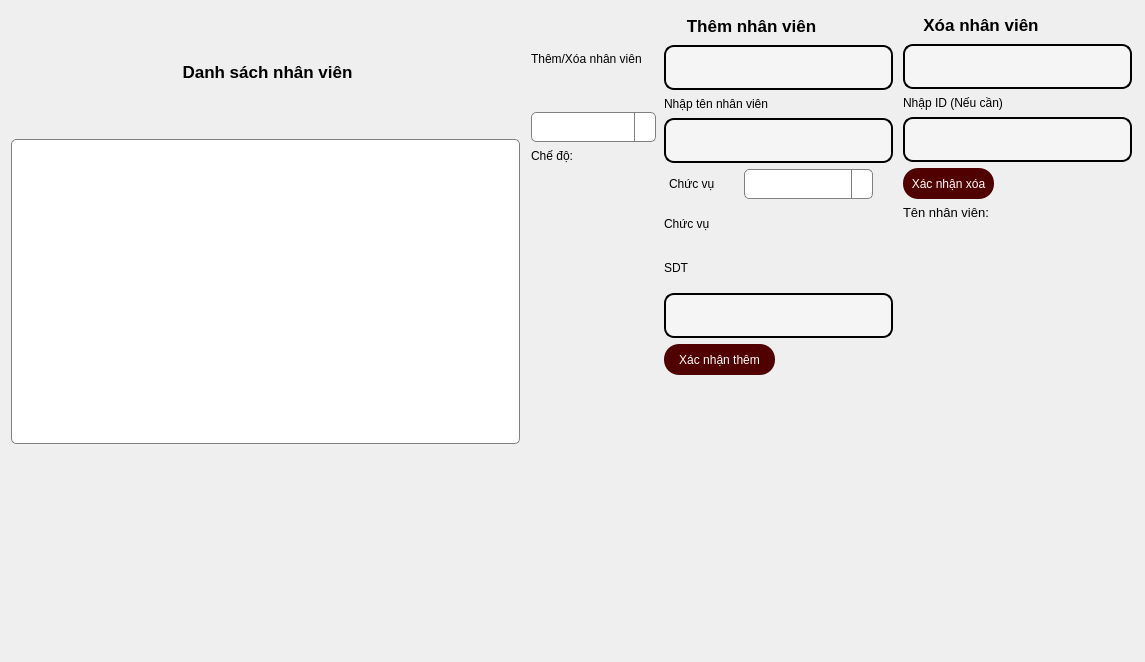
                <widget class="QWidget" name="tab_quan_ly_nhan_vien">
                 <attribute name="title">
                  <string>Tab 1</string>
                 </attribute>
                 <widget class="QWidget" name="layoutWidget">
                  <property name="geometry">
                   <rect>
                    <x>11</x>
                    <y>11</y>
                    <width>513</width>
                    <height>641</height>
                   </rect>
                  </property>
                  <layout class="QVBoxLayout" name="verticalLayout_14">
                   <item>
                    <layout class="QVBoxLayout" name="verticalLayout_4">
                     <property name="sizeConstraint">
                      <enum>QLayout::SetMaximumSize</enum>
                     </property>
                     <item>
                      <widget class="QLabel" name="label_11">
                       <property name="minimumSize">
                        <size>
                         <width>509</width>
                         <height>27</height>
                        </size>
                       </property>
                       <property name="font">
                        <font>
                         <family>Tahoma</family>
                         <pointsize>13</pointsize>
                         <weight>75</weight>
                         <bold>true</bold>
                        </font>
                       </property>
                       <property name="text">
                        <string>Danh sách nhân viên</string>
                       </property>
                       <property name="alignment">
                        <set>Qt::AlignCenter</set>
                       </property>
                      </widget>
                     </item>
                     <item>
                      <widget class="QTableWidget" name="tb_danh_sach_nhan_vien">
                       <property name="minimumSize">
                        <size>
                         <width>509</width>
                         <height>305</height>
                        </size>
                       </property>
                       <property name="maximumSize">
                        <size>
                         <width>509</width>
                         <height>305</height>
                        </size>
                       </property>
                       <property name="font">
                        <font>
                         <family>Tahoma</family>
                        </font>
                       </property>
                       <property name="styleSheet">
                        <string notr="true">QTableWidget {
                border: 1px solid gray;
                border-radius: 5px;
                gridline-color: gray;
                background-color: white;
            }
            QTableWidget::item {
                border-bottom: 1px solid gray;
                padding: 5px;
            }
            QHeaderView::section {
                background-color: lightgray;
                padding: 5px;
                border: 1px solid gray;
            }
            QTableWidget QTableCornerButton::section {
                background-color: lightgray;
                border: 1px solid gray;
            }
            QTableWidget::item:selected {
                background-color: blue;
            }</string>
                       </property>
                       <property name="frameShape">
                        <enum>QFrame::WinPanel</enum>
                       </property>
                       <property name="frameShadow">
                        <enum>QFrame::Plain</enum>
                       </property>
                      </widget>
                     </item>
                    </layout>
                   </item>
                   <item>
                    <spacer name="verticalSpacer">
                     <property name="orientation">
                      <enum>Qt::Vertical</enum>
                     </property>
                     <property name="sizeType">
                      <enum>QSizePolicy::Fixed</enum>
                     </property>
                     <property name="sizeHint" stdset="0">
                      <size>
                       <width>20</width>
                       <height>208</height>
                      </size>
                     </property>
                    </spacer>
                   </item>
                  </layout>
                 </widget>
                 <widget class="QWidget" name="layoutWidget">
                  <property name="geometry">
                   <rect>
                    <x>531</x>
                    <y>11</y>
                    <width>125</width>
                    <height>641</height>
                   </rect>
                  </property>
                  <layout class="QVBoxLayout" name="verticalLayout_16">
                   <item>
                    <layout class="QVBoxLayout" name="verticalLayout_15">
                     <property name="sizeConstraint">
                      <enum>QLayout::SetMaximumSize</enum>
                     </property>
                     <item>
                      <layout class="QVBoxLayout" name="verticalLayout_6">
                       <property name="sizeConstraint">
                        <enum>QLayout::SetMaximumSize</enum>
                       </property>
                       <item>
                        <widget class="QLabel" name="label_29">
                         <property name="minimumSize">
                          <size>
                           <width>119</width>
                           <height>16</height>
                          </size>
                         </property>
                         <property name="font">
                          <font>
                           <family>Tahoma</family>
                          </font>
                         </property>
                         <property name="text">
                          <string>Thêm/Xóa nhân viên</string>
                         </property>
                        </widget>
                       </item>
                       <item>
                        <widget class="QComboBox" name="combo_them_xoa">
                         <property name="minimumSize">
                          <size>
                           <width>119</width>
                           <height>30</height>
                          </size>
                         </property>
                         <property name="font">
                          <font>
                           <family>Tahoma</family>
                          </font>
                         </property>
                         <property name="styleSheet">
                          <string notr="true">QComboBox {
                border: 1px solid gray;
                border-radius: 5px;
                padding: 5px;
                background-color: white;
            }
            QComboBox::drop-down {
                subcontrol-origin: padding;
                subcontrol-position: top right;
                width: 20px;
                border-left-width: 1px;
                border-left-color: gray;
                border-left-style: solid;
                border-top-right-radius: 3px;
                border-bottom-right-radius: 3px;
            }
            QComboBox::down-arrow {
                image: url(down_arrow.png); /* Ensure you have this image in the same directory or provide the correct path */
                width: 10px;
                height: 10px;
            }
            QComboBox QAbstractItemView {
                border: 1px solid gray;
                selection-background-color: lightgray;
            }</string>
                         </property>
                        </widget>
                       </item>
                      </layout>
                     </item>
                     <item>
                      <widget class="QLabel" name="lb_che_do_them_xoa">
                       <property name="minimumSize">
                        <size>
                         <width>110</width>
                         <height>16</height>
                        </size>
                       </property>
                       <property name="maximumSize">
                        <size>
                         <width>110</width>
                         <height>16</height>
                        </size>
                       </property>
                       <property name="font">
                        <font>
                         <family>Tahoma</family>
                        </font>
                       </property>
                       <property name="text">
                        <string>Chế độ:</string>
                       </property>
                      </widget>
                     </item>
                    </layout>
                   </item>
                   <item>
                    <spacer name="verticalSpacer_4">
                     <property name="orientation">
                      <enum>Qt::Vertical</enum>
                     </property>
                     <property name="sizeType">
                      <enum>QSizePolicy::Fixed</enum>
                     </property>
                     <property name="sizeHint" stdset="0">
                      <size>
                       <width>20</width>
                       <height>488</height>
                      </size>
                     </property>
                    </spacer>
                   </item>
                  </layout>
                 </widget>
                 <widget class="QWidget" name="layoutWidget">
                  <property name="geometry">
                   <rect>
                    <x>903</x>
                    <y>11</y>
                    <width>233</width>
                    <height>641</height>
                   </rect>
                  </property>
                  <layout class="QVBoxLayout" name="verticalLayout_18">
                   <item>
                    <layout class="QVBoxLayout" name="verticalLayout_17">
                     <item>
                      <widget class="QLabel" name="label_34">
                       <property name="minimumSize">
                        <size>
                         <width>156</width>
                         <height>27</height>
                        </size>
                       </property>
                       <property name="maximumSize">
                        <size>
                         <width>156</width>
                         <height>27</height>
                        </size>
                       </property>
                       <property name="font">
                        <font>
                         <family>Tahoma</family>
                         <pointsize>13</pointsize>
                         <weight>75</weight>
                         <bold>true</bold>
                        </font>
                       </property>
                       <property name="text">
                        <string>Xóa nhân viên</string>
                       </property>
                       <property name="alignment">
                        <set>Qt::AlignCenter</set>
                       </property>
                      </widget>
                     </item>
                     <item>
                      <widget class="QLabel" name="lb_uid_xoa">
                       <property name="minimumSize">
                        <size>
                         <width>229</width>
                         <height>45</height>
                        </size>
                       </property>
                       <property name="maximumSize">
                        <size>
                         <width>229</width>
                         <height>45</height>
                        </size>
                       </property>
                       <property name="font">
                        <font>
                         <family>Arial,sans-serif</family>
                         <pointsize>-1</pointsize>
                        </font>
                       </property>
                       <property name="styleSheet">
                        <string notr="true">
                border: 2px solid black;
                border-radius: 10px;
                padding: 10px;
                background-color: #f5f5f5;
                color: #333;
                font-family: Arial, sans-serif;
                font-size: 14px;
</string>
                       </property>
                       <property name="frameShape">
                        <enum>QFrame::Box</enum>
                       </property>
                       <property name="text">
                        <string/>
                       </property>
                      </widget>
                     </item>
                     <item>
                      <widget class="QLabel" name="label_36">
                       <property name="minimumSize">
                        <size>
                         <width>105</width>
                         <height>16</height>
                        </size>
                       </property>
                       <property name="maximumSize">
                        <size>
                         <width>105</width>
                         <height>16</height>
                        </size>
                       </property>
                       <property name="font">
                        <font>
                         <family>Tahoma</family>
                        </font>
                       </property>
                       <property name="text">
                        <string>Nhập ID (Nếu cần)</string>
                       </property>
                      </widget>
                     </item>
                     <item>
                      <widget class="QLineEdit" name="edt_uid_xoa">
                       <property name="minimumSize">
                        <size>
                         <width>229</width>
                         <height>45</height>
                        </size>
                       </property>
                       <property name="maximumSize">
                        <size>
                         <width>229</width>
                         <height>45</height>
                        </size>
                       </property>
                       <property name="font">
                        <font>
                         <family>Arial,sans-serif</family>
                         <pointsize>-1</pointsize>
                        </font>
                       </property>
                       <property name="styleSheet">
                        <string notr="true">
                border: 2px solid black;
                border-radius: 10px;
                padding: 10px;
                background-color: #f5f5f5;
                color: #333;
                font-family: Arial, sans-serif;
                font-size: 14px;
</string>
                       </property>
                      </widget>
                     </item>
                     <item>
                      <widget class="QPushButton" name="btn_xn_xoa">
                       <property name="minimumSize">
                        <size>
                         <width>91</width>
                         <height>31</height>
                        </size>
                       </property>
                       <property name="maximumSize">
                        <size>
                         <width>91</width>
                         <height>31</height>
                        </size>
                       </property>
                       <property name="font">
                        <font>
                         <family>Tahoma</family>
                        </font>
                       </property>
                       <property name="styleSheet">
                        <string notr="true">background-color: rgb(80, 0, 0);
color: rgb(255, 255, 255);
border-radius: 15px; </string>
                       </property>
                       <property name="text">
                        <string>Xác nhận xóa</string>
                       </property>
                      </widget>
                     </item>
                     <item>
                      <widget class="QLabel" name="lb_ten_nhan_vien_xoa">
                       <property name="maximumSize">
                        <size>
                         <width>211</width>
                         <height>21</height>
                        </size>
                       </property>
                       <property name="font">
                        <font>
                         <family>Tahoma</family>
                         <pointsize>10</pointsize>
                        </font>
                       </property>
                       <property name="text">
                        <string>Tên nhân viên:</string>
                       </property>
                      </widget>
                     </item>
                    </layout>
                   </item>
                   <item>
                    <spacer name="verticalSpacer_5">
                     <property name="orientation">
                      <enum>Qt::Vertical</enum>
                     </property>
                     <property name="sizeHint" stdset="0">
                      <size>
                       <width>20</width>
                       <height>368</height>
                      </size>
                     </property>
                    </spacer>
                   </item>
                  </layout>
                 </widget>
                 <widget class="QWidget" name="layoutWidget">
                  <property name="geometry">
                   <rect>
                    <x>664</x>
                    <y>12</y>
                    <width>233</width>
                    <height>641</height>
                   </rect>
                  </property>
                  <layout class="QVBoxLayout" name="verticalLayout_19">
                   <item>
                    <layout class="QVBoxLayout" name="verticalLayout_13">
                     <item>
                      <widget class="QLabel" name="label_27">
                       <property name="minimumSize">
                        <size>
                         <width>175</width>
                         <height>27</height>
                        </size>
                       </property>
                       <property name="maximumSize">
                        <size>
                         <width>175</width>
                         <height>27</height>
                        </size>
                       </property>
                       <property name="font">
                        <font>
                         <family>Tahoma</family>
                         <pointsize>13</pointsize>
                         <weight>75</weight>
                         <bold>true</bold>
                        </font>
                       </property>
                       <property name="text">
                        <string>Thêm nhân viên</string>
                       </property>
                       <property name="alignment">
                        <set>Qt::AlignCenter</set>
                       </property>
                      </widget>
                     </item>
                     <item>
                      <widget class="QLabel" name="lb_uid_them">
                       <property name="minimumSize">
                        <size>
                         <width>229</width>
                         <height>45</height>
                        </size>
                       </property>
                       <property name="maximumSize">
                        <size>
                         <width>229</width>
                         <height>45</height>
                        </size>
                       </property>
                       <property name="font">
                        <font>
                         <family>Arial,sans-serif</family>
                         <pointsize>-1</pointsize>
                        </font>
                       </property>
                       <property name="styleSheet">
                        <string notr="true">
                border: 2px solid black;
                border-radius: 10px;
                padding: 10px;
                background-color: #f5f5f5;
                color: #333;
                font-family: Arial, sans-serif;
                font-size: 14px;
</string>
                       </property>
                       <property name="frameShape">
                        <enum>QFrame::Box</enum>
                       </property>
                       <property name="text">
                        <string/>
                       </property>
                      </widget>
                     </item>
                     <item>
                      <widget class="QLabel" name="label_30">
                       <property name="minimumSize">
                        <size>
                         <width>110</width>
                         <height>16</height>
                        </size>
                       </property>
                       <property name="maximumSize">
                        <size>
                         <width>110</width>
                         <height>16</height>
                        </size>
                       </property>
                       <property name="font">
                        <font>
                         <family>Tahoma</family>
                        </font>
                       </property>
                       <property name="text">
                        <string>Nhập tên nhân viên</string>
                       </property>
                      </widget>
                     </item>
                     <item>
                      <widget class="QLineEdit" name="edt_ten_nhan_vien_them">
                       <property name="minimumSize">
                        <size>
                         <width>229</width>
                         <height>45</height>
                        </size>
                       </property>
                       <property name="maximumSize">
                        <size>
                         <width>229</width>
                         <height>45</height>
                        </size>
                       </property>
                       <property name="font">
                        <font>
                         <family>Arial,sans-serif</family>
                         <pointsize>-1</pointsize>
                        </font>
                       </property>
                       <property name="styleSheet">
                        <string notr="true">
                border: 2px solid black;
                border-radius: 10px;
                padding: 10px;
                background-color: #f5f5f5;
                color: #333;
                font-family: Arial, sans-serif;
                font-size: 14px;
</string>
                       </property>
                      </widget>
                     </item>
                     <item>
                      <layout class="QHBoxLayout" name="horizontalLayout_8">
                       <property name="sizeConstraint">
                        <enum>QLayout::SetMaximumSize</enum>
                       </property>
                       <item>
                        <widget class="QLabel" name="label_40">
                         <property name="maximumSize">
                          <size>
                           <width>46</width>
                           <height>16</height>
                          </size>
                         </property>
                         <property name="font">
                          <font>
                           <family>Tahoma</family>
                          </font>
                         </property>
                         <property name="text">
                          <string>Chức vụ</string>
                         </property>
                        </widget>
                       </item>
                       <item>
                        <spacer name="horizontalSpacer_5">
                         <property name="orientation">
                          <enum>Qt::Horizontal</enum>
                         </property>
                         <property name="sizeType">
                          <enum>QSizePolicy::Maximum</enum>
                         </property>
                         <property name="sizeHint" stdset="0">
                          <size>
                           <width>18</width>
                           <height>17</height>
                          </size>
                         </property>
                        </spacer>
                       </item>
                       <item>
                        <widget class="QComboBox" name="combo_chuc_vu">
                         <property name="minimumSize">
                          <size>
                           <width>129</width>
                           <height>30</height>
                          </size>
                         </property>
                         <property name="maximumSize">
                          <size>
                           <width>129</width>
                           <height>30</height>
                          </size>
                         </property>
                         <property name="font">
                          <font>
                           <family>Tahoma</family>
                          </font>
                         </property>
                         <property name="styleSheet">
                          <string notr="true">QComboBox {
                border: 1px solid gray;
                border-radius: 5px;
                padding: 5px;
                background-color: white;
            }
            QComboBox::drop-down {
                subcontrol-origin: padding;
                subcontrol-position: top right;
                width: 20px;
                border-left-width: 1px;
                border-left-color: gray;
                border-left-style: solid;
                border-top-right-radius: 3px;
                border-bottom-right-radius: 3px;
            }
            QComboBox::down-arrow {
                image: url(down_arrow.png); /* Ensure you have this image in the same directory or provide the correct path */
                width: 10px;
                height: 10px;
            }
            QComboBox QAbstractItemView {
                border: 1px solid gray;
                selection-background-color: lightgray;
            }</string>
                         </property>
                        </widget>
                       </item>
                       <item>
                        <spacer name="horizontalSpacer_6">
                         <property name="orientation">
                          <enum>Qt::Horizontal</enum>
                         </property>
                         <property name="sizeType">
                          <enum>QSizePolicy::Maximum</enum>
                         </property>
                         <property name="sizeHint" stdset="0">
                          <size>
                           <width>18</width>
                           <height>17</height>
                          </size>
                         </property>
                        </spacer>
                       </item>
                      </layout>
                     </item>
                     <item>
                      <widget class="QLabel" name="lb_chuc_vu_them">
                       <property name="font">
                        <font>
                         <family>Tahoma</family>
                        </font>
                       </property>
                       <property name="text">
                        <string>Chức vụ</string>
                       </property>
                      </widget>
                     </item>
                     <item>
                      <widget class="QLabel" name="label_41">
                       <property name="font">
                        <font>
                         <family>Tahoma</family>
                        </font>
                       </property>
                       <property name="text">
                        <string>SDT</string>
                       </property>
                      </widget>
                     </item>
                     <item>
                      <widget class="QLineEdit" name="edt_sdt_them">
                       <property name="minimumSize">
                        <size>
                         <width>229</width>
                         <height>45</height>
                        </size>
                       </property>
                       <property name="maximumSize">
                        <size>
                         <width>229</width>
                         <height>45</height>
                        </size>
                       </property>
                       <property name="font">
                        <font>
                         <family>Arial,sans-serif</family>
                         <pointsize>-1</pointsize>
                        </font>
                       </property>
                       <property name="styleSheet">
                        <string notr="true">
                border: 2px solid black;
                border-radius: 10px;
                padding: 10px;
                background-color: #f5f5f5;
                color: #333;
                font-family: Arial, sans-serif;
                font-size: 14px;
</string>
                       </property>
                      </widget>
                     </item>
                     <item>
                      <widget class="QPushButton" name="bt_xac_nhan_them">
                       <property name="minimumSize">
                        <size>
                         <width>111</width>
                         <height>31</height>
                        </size>
                       </property>
                       <property name="maximumSize">
                        <size>
                         <width>111</width>
                         <height>31</height>
                        </size>
                       </property>
                       <property name="font">
                        <font>
                         <family>Tahoma</family>
                        </font>
                       </property>
                       <property name="styleSheet">
                        <string notr="true">background-color: rgb(80, 0, 0);
color: rgb(255, 255, 255);
border-radius: 15px; </string>
                       </property>
                       <property name="text">
                        <string>Xác nhận thêm</string>
                       </property>
                      </widget>
                     </item>
                    </layout>
                   </item>
                   <item>
                    <spacer name="verticalSpacer_2">
                     <property name="orientation">
                      <enum>Qt::Vertical</enum>
                     </property>
                     <property name="sizeType">
                      <enum>QSizePolicy::Fixed</enum>
                     </property>
                     <property name="sizeHint" stdset="0">
                      <size>
                       <width>20</width>
                       <height>278</height>
                      </size>
                     </property>
                    </spacer>
                   </item>
                  </layout>
                 </widget>
                </widget>
